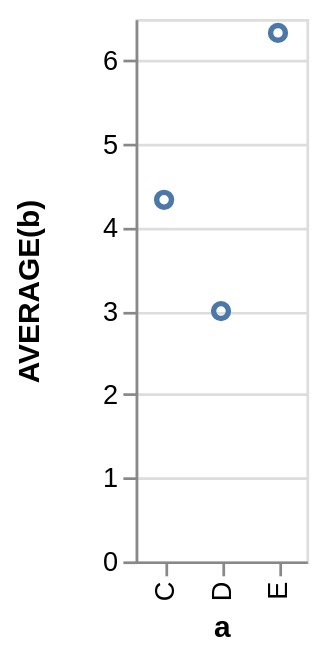

Vega-Lite specification stored for this chart:
### Vega specification from a JSON file in a GitHub repository (floating-point values rounded to 4 significant figures)
{"$schema": "https://vega.github.io/schema/vega/v3.0.json", "autosize": "pad", "padding": 5, "height": 200, "style": "cell", "data": [{"name": "source_0", "values": [{"a": "C", "b": 2}, {"a": "C", "b": 7}, {"a": "C", "b": 4}, {"a": "D", "b": 1}, {"a": "D", "b": 2}, {"a": "D", "b": 6}, {"a": "E", "b": 8}, {"a": "E", "b": 4}, {"a": "E", "b": 7}]}, {"name": "data_0", "source": "source_0", "transform": [{"type": "formula", "expr": "toNumber(datum[\"b\"])", "as": "b"}, {"type": "aggregate", "groupby": ["a"], "ops": ["average"], "fields": ["b"], "as": ["average_b"]}]}], "signals": [{"name": "x_step", "value": 21}, {"name": "width", "update": "bandspace(domain('x').length, 1, 0.5) * x_step"}], "marks": [{"name": "marks", "type": "symbol", "style": ["point"], "from": {"data": "data_0"}, "encode": {"update": {"x": {"scale": "x", "field": "a"}, "y": {"scale": "y", "field": "average_b"}, "stroke": {"value": "#4c78a8"}, "fill": {"value": "transparent"}}}}], "scales": [{"name": "x", "type": "point", "domain": {"data": "data_0", "field": "a", "sort": true}, "range": {"step": {"signal": "x_step"}}, "padding": 0.5}, {"name": "y", "type": "linear", "domain": {"data": "data_0", "field": "average_b"}, "range": [{"signal": "height"}, 0], "nice": true, "zero": true}], "axes": [{"scale": "x", "orient": "bottom", "title": "a", "zindex": 1, "encode": {"labels": {"update": {"angle": {"value": 270}, "align": {"value": "right"}, "baseline": {"value": "middle"}}}}}, {"scale": "y", "orient": "left", "labelOverlap": true, "tickCount": {"signal": "ceil(height/40)"}, "title": "AVERAGE(b)", "zindex": 1}, {"scale": "y", "orient": "left", "domain": false, "grid": true, "labels": false, "maxExtent": 0, "minExtent": 0, "tickCount": {"signal": "ceil(height/40)"}, "ticks": false, "zindex": 0, "gridScale": "x"}], "config": {"axisY": {"minExtent": 30}}}
